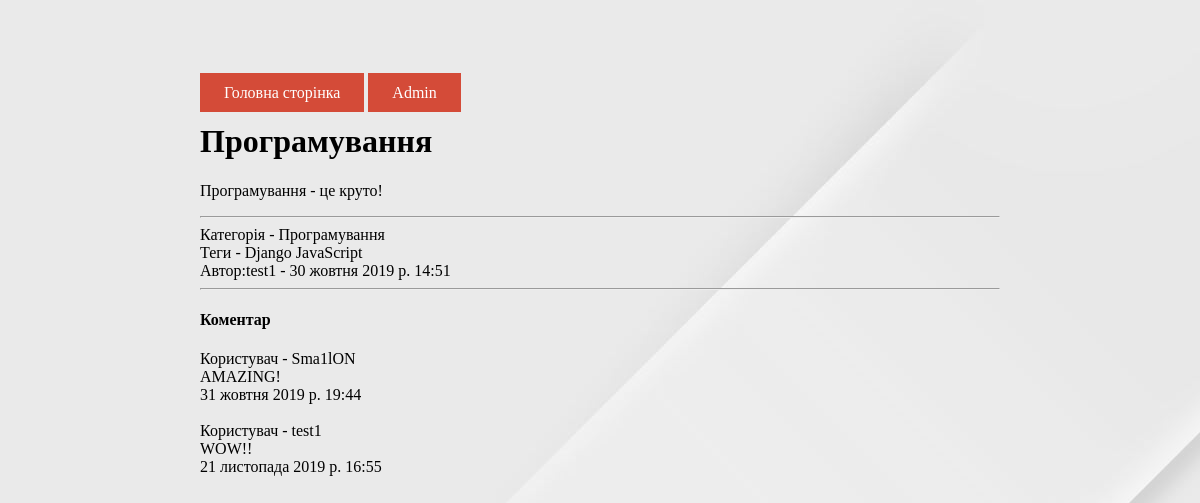
/single/1, run on an earlier commit of the app's database.
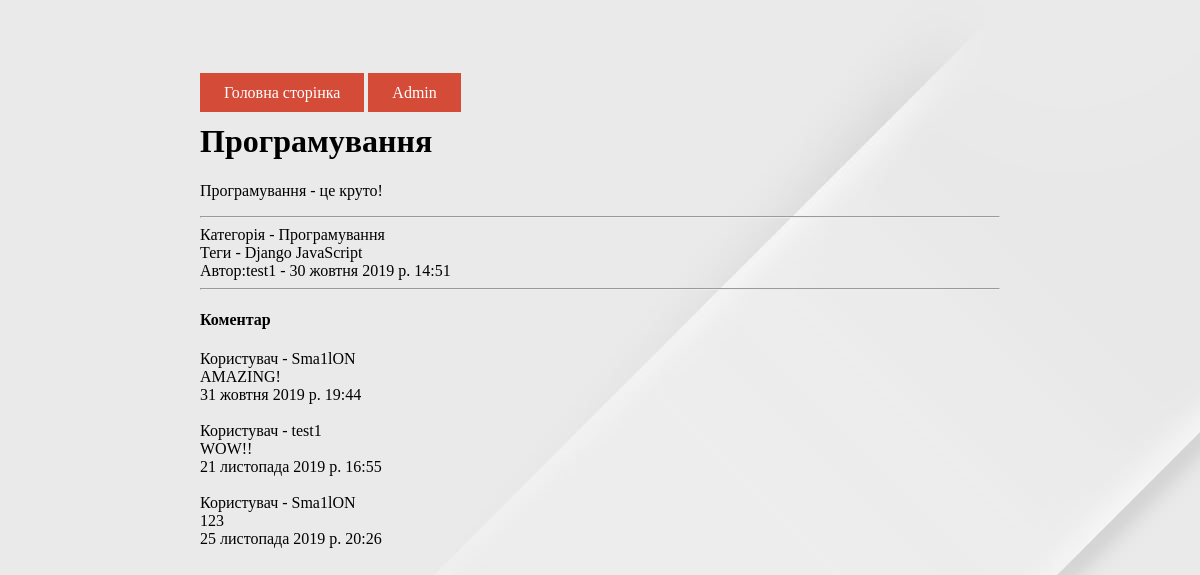
And on a later commit of the database.
### blog/models.py (models this page shows, shortened)
class Tag(models.Model):
    title = models.CharField("Тег", max_length=50)
    class Meta:
        verbose_name = "Тег"
        verbose_name_plural = "Теги"

class Comments(models.Model):
    user = models.ForeignKey(
        User,
        verbose_name="Користувач",
        on_delete=models.CASCADE)
    new = models.ForeignKey(
        Blog,
        verbose_name="Новина",
        on_delete=models.CASCADE)
    text = models.TextField("Коментар")
    created = models.DateTimeField("Дата добавлення", auto_now_add=True, null=True)
    moderation = models.BooleanField("Модерація", default=False)
    class Meta:
        verbose_name = "Коментар"
        verbose_name_plural = "Коментарі"

### blog/views.py (the view)
# urls.py: path('single/<int:pk>', views.blog_detail, name="blog_detail"),
def blog_detail(request, pk):
    new = get_object_or_404(Blog, id=pk)
    comment = Comments.objects.filter(new=pk)
    if request.method == "POST":
        form = CommentForms(request.POST)
        if form.is_valid():
            form = form.save(commit=False)
            form.user = request.user
            form.new = new
            form.save()
            return redirect(blog_detail, pk)
    else:
        form = CommentForms()
    return render(request, "blog/blog_detail.html",
                  {"new": new,
                   "comments": comment,
                   "form": form})

### blog/models.py (called while the page is built)
    def __str__(self):
        return self.title

### templates/blog/blog_detail.html (shortened to what this page needs)
{% extends 'blog/base.html' %}
  {% load staticfiles %}
{% block content %}
    <h1>{{ new.title }}</h1>
    <p class="goo">{{ new.text }}</p><hr>
    Категорія - {{ new.category}}<br>
    Теги - {% for tag in new.tags.all %}
                 {{tag.title}}
            {% endfor %} <br>
    Автор:{{ new.user}} - {{ new.created}}<hr>
    <h4 class="goo">Коментар</h4>
    {% for comment in comments %}
        Користувач - {{comment.user}}<br>
        {{comment.text}}<br>
        {{comment.created}}<br>
        <br>
    {% endfor %}
{% endblock content %}

What changed in the data, as far as the page shows it:
added Comments: user "Sma1lON", text "123", created "25 листопада 2019 р. 20:26"
